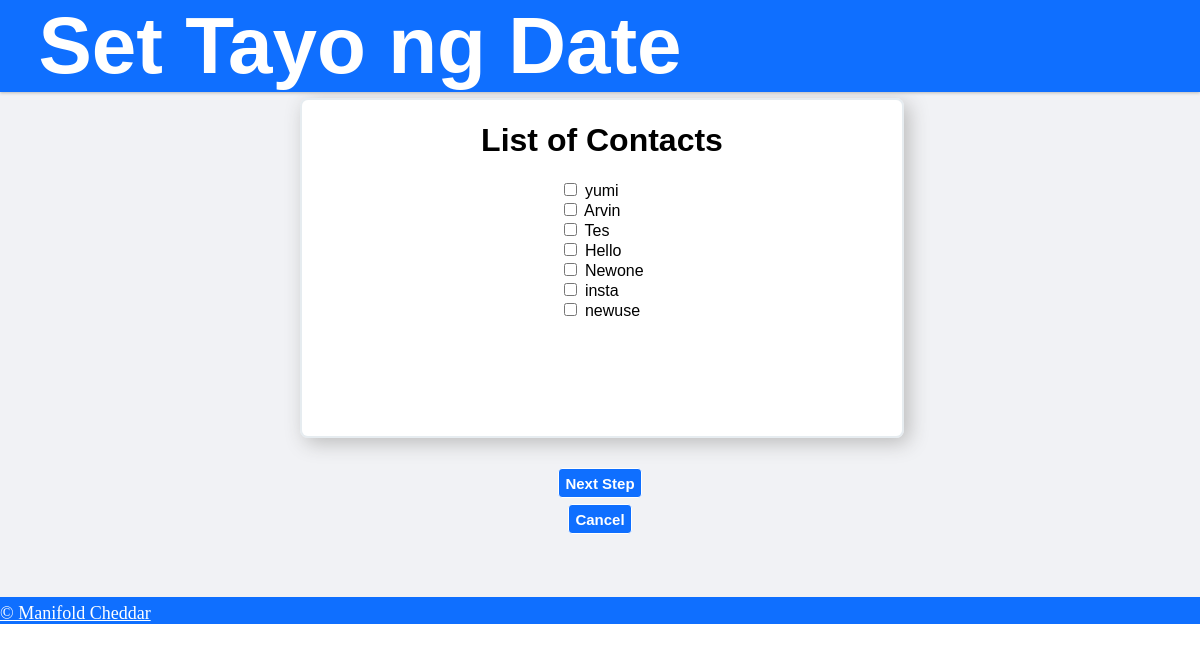
/createmeetup/ (signed in), run on an earlier commit of the app's database.
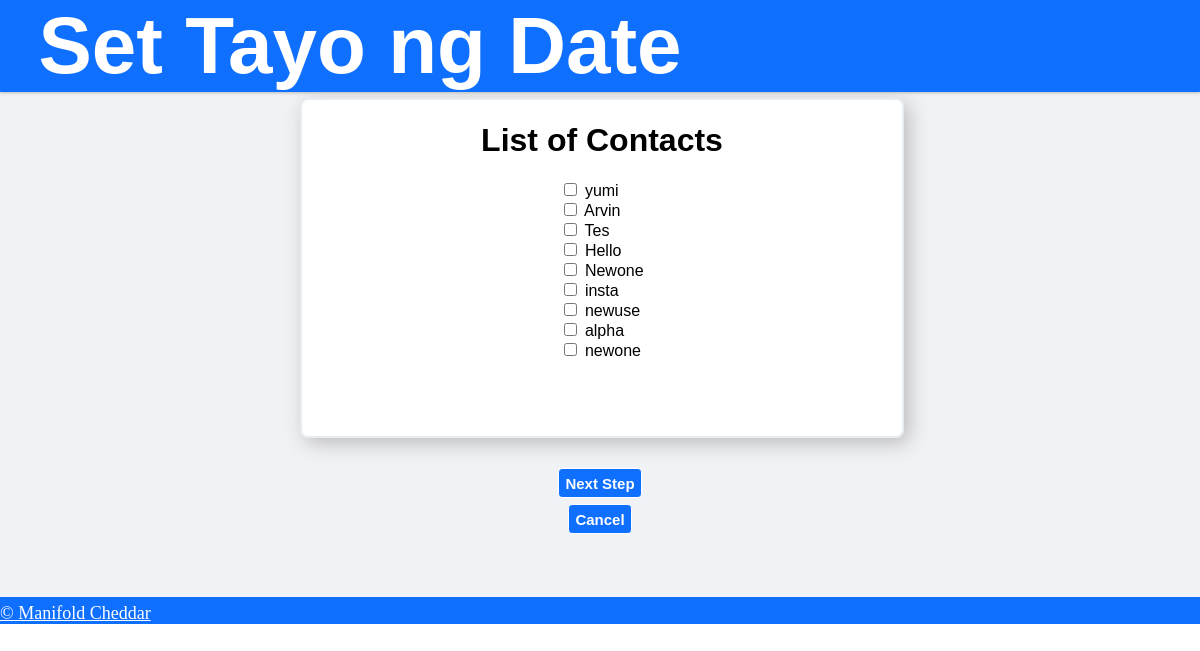
And on a later commit of the database.
### std/models.py (models this page shows, shortened)
class User(models.Model):
    username = models.CharField(max_length=20)
    password = models.CharField(max_length=256)
    name = models.CharField(max_length=256)
    @classmethod
    def all(cls):
        return User.objects.all()

### std/views.py (the view)
# urls.py: url(r'^createmeetup/$', views.createmeetup, name='createmeetup'),
def createmeetup(request):
    try:
        curr_ID = request.session['curr_ID']
    except:
        return redirect(index)
    toPass = []
    for i in User.all():
        if i.id == curr_ID:
            continue
        toAppend = []
        toAppend.append(i.id)
        toAppend.append(i.name)
        toPass.append(toAppend)
    return render(request,'std/createmeetup.html', {'names': toPass})

### std/templates/std/createmeetup.html (shortened to what this page needs)
{% extends 'std/base.html' %}
{% block content %}
<div class = "divbody">
			{% if names%}
				<div class = "cmuform">
				<h1>List of Contacts</h1>
				<form action="{% url 'createmeetup2' %}" method="post">
				<div class="list">
				<div class="userlist">
				{% for i in names%}
					<input type="checkbox" name="users" value="{{ i.0 }}"> {{ i.1 }} <br>
				{% endfor %}
				</div>
				</div>
				</div>
				<div class="cmubuttons">
					<input type="submit" value="Next Step" class="stdbuttons">
						<form action="{% url 'profile' %}">
						<input type="submit" value="Cancel" class="stdbuttons">
					</form>
				</div>
			{% endif %}
</div>
{% endblock %}

What changed in the data, as far as the page shows it:
added User: name "alpha"
added User: name "newone"
